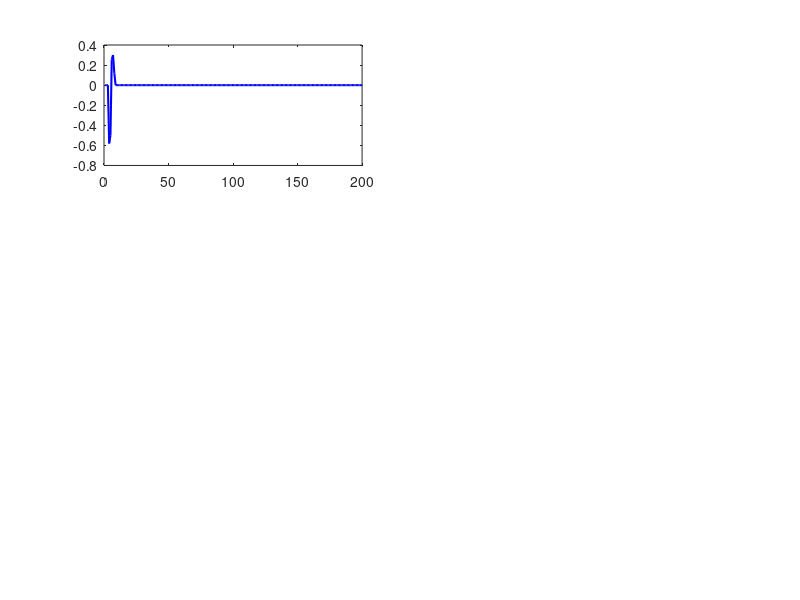

Here is the MATLAB script that generated this plot: (Note: this script raises an error after producing the figure.)
clc; clear;

% ===== پارامترهای واقعی سیستم =====
A = [0 1 0;
     0.01 0 1;
     0    0 0];     % a11 = 0 , a21 = 0.01 , a31 = 0
B = [1; 0; 2];       % b1 = 1 , b2 = 0 , b3 = 2
C = [1 0 0];         

% ===== تنظیمات =====
T = 200;
n = 3;
x = zeros(n, T);
y = zeros(1, T);
u = randn(1, T);  % ورودی تحریک تصادفی

% ===== تولید داده خروجی =====
for t = 2:T
    x(:,t) = A * x(:,t-1) + B * u(t-1);
    y(t) = C * x(:,t);
end

% ===== الگوریتم Orthogonal Projection =====
theta_hat = zeros(6, 1);           % [a11; a21; a31; b1; b2; b3]
theta_history = zeros(6, T);
P =1* eye(6);                        % مقدار اولیه P

Phi_all = zeros(6, T-3);           % برای بررسی تحریک پایدار

for t = 4:T
    phi = [y(t-1); y(t-2); y(t-3); u(t-1); u(t-2); u(t-3)];
    phit = phi';
    denom = phit * P * phi;

    % ذخیره بردار phi برای بررسی رتبه
    Phi_all(:, t-3) = phi;

    if abs(denom) > 1e-6
        e = y(t) - phit * theta_hat;
        theta_hat = theta_hat + (P * phi) * (e / denom);
        P = P - (P * phi * phit * P) / denom;
    end

    theta_history(:,t) = theta_hat;
end

% ===== نمایش نتایج نهایی =====
disp('تخمین نهایی پارامترها با Orthogonal Projection:')
disp('theta_hat = [a11; a21; a31; b1; b2; b3]')
disp(theta_hat)

% ===== بررسی 1: همگرایی پارامترها =====
labels = {'a11','a21','a31','b1','b2','b3'};
theta_real = [0; 0.01; 0; 1; 0; 2];

figure;
for i = 1:6
    subplot(3,2,i)
    plot(1:T, theta_history(i,:), 'b', 'LineWidth', 1.5); hold on
    yline(theta_real(i), 'k--', 'LineWidth', 1.2);
    xlabel('Time step'); ylabel(labels{i});
    legend('Estimated','True'); grid on
    title(['تخمین ', labels{i}])
end
sgtitle('بررسی همگرایی پارامترها - Orthogonal Projection')

% ===== بررسی 2: شرط تحریک پایدار =====
rank_phi = rank(Phi_all);
disp(['رتبه ماتریس Phi_all (برای بررسی تحریک پایدار) = ', num2str(rank_phi)])
if rank_phi == 6
    disp(' شرط تحریک پایدار برقرار است.')
else
    disp(' شرط تحریک پایدار برقرار نیست.')
end

% ===== بررسی 3: محدود بودن تخمینها =====
max_vals = max(abs(theta_history'), [], 1);
disp('بیشترین مقدار مطلق هر پارامتر در طول تخمین:')
disp(array2table(max_vals, 'VariableNames', labels))
